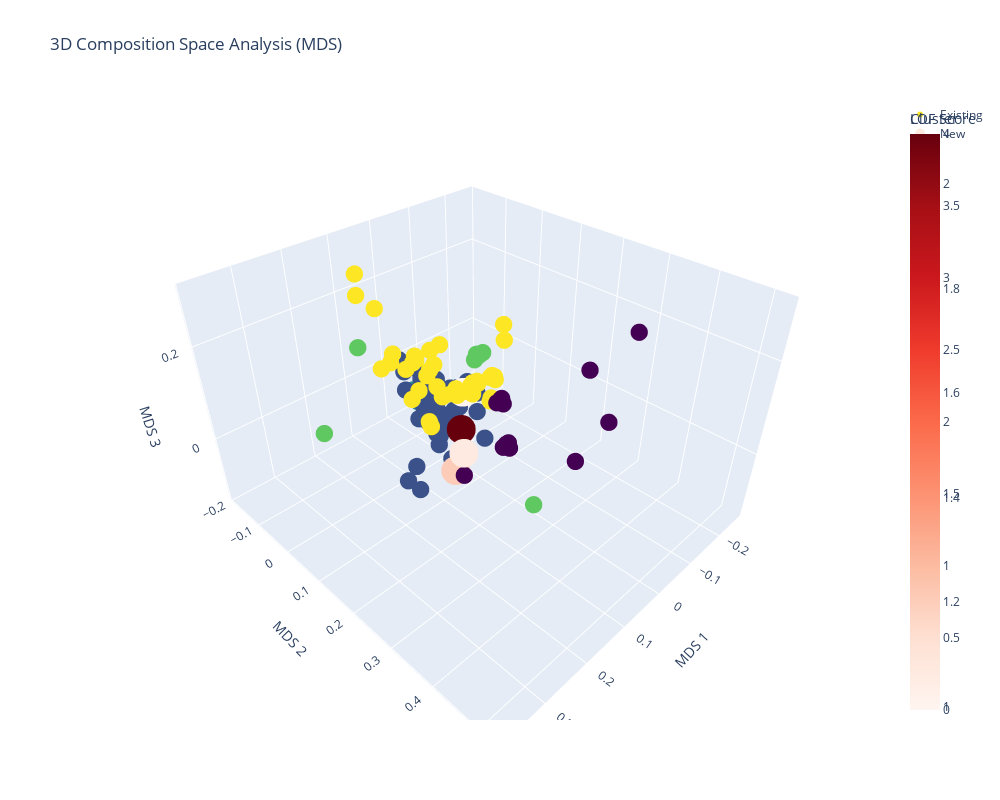

Write notebook code for a chart like this one.
### Code cell
def analyze_composition_distribution(analyzer,
                                  existing_compositions,
                                  new_compositions,
                                  n_clusters=5,
                                  n_neighbors=5,
                                  plot_type='both'):
    """
    Comprehensive analysis of new compositions' distribution in composition space.
    
    Args:
        analyzer: Initialized CompositionAnalyzer
        existing_compositions: List of existing composition dictionaries
        new_compositions: List of new composition dictionaries
        n_clusters: Number of clusters for visualization
        n_neighbors: Number of neighbors for density estimation
        plot_type: One of 'both', '2d', or '3d'
    """
    from sklearn.neighbors import LocalOutlierFactor
    import plotly.graph_objects as go
    from plotly.subplots import make_subplots
    import plotly.express as px
    from scipy import stats
    import matplotlib.pyplot as plt
    import seaborn as sns

    string_new_compositions = []
    for comp in new_compositions:
        string_comp = "V-{:.1f}%Cr-{:.1f}%Ti-{:.1f}%W-{:.1f}%Zr".format(
            comp.get('Cr', 0) * 100, comp.get('Ti', 0) * 100, comp.get('W', 0) * 100, 
            comp.get('Zr', 0) * 100
        )
        string_new_compositions.append(string_comp)
        
    
    # Get embeddings
    embeddings, clusters = analyzer.analyze_compositions(
        existing_compositions, 
        n_clusters=n_clusters
    )
    
    # Get embeddings for new compositions
    all_compositions = existing_compositions + new_compositions
    all_embeddings, _ = analyzer.analyze_compositions(all_compositions)
    new_embeddings = all_embeddings[len(existing_compositions):]
    
    # Calculate centroid and distances
    centroid = np.mean(embeddings, axis=0)
    existing_distances = np.linalg.norm(embeddings - centroid, axis=1)
    new_distances = np.linalg.norm(new_embeddings - centroid, axis=1)
    
    # Calculate LOF scores
    lof = LocalOutlierFactor(n_neighbors=n_neighbors, novelty=True)
    lof.fit(embeddings)
    new_lof_scores = -lof.score_samples(new_embeddings)
    existing_lof_scores = -lof.score_samples(embeddings)
    
    # Create plots based on plot_type
    figs = {}
    
    if plot_type in ['both', '3d']:
        # 3D Interactive Plot
        fig3d = go.Figure()
        
        # Existing points
        fig3d.add_trace(
            go.Scatter3d(
                x=embeddings[:, 0], y=embeddings[:, 1], z=embeddings[:, 2],
                mode='markers',
                marker=dict(
                    size=6,
                    color=clusters,
                    colorscale='Viridis',
                    showscale=True,
                    colorbar=dict(title='Cluster')
                ),
                name='Existing',
            )
        )
        
        # New points
        fig3d.add_trace(
            go.Scatter3d(
                x=new_embeddings[:, 0], y=new_embeddings[:, 1], z=new_embeddings[:, 2],
                mode='markers',
                marker=dict(
                    size=10,
                    color=new_lof_scores,
                    colorscale='Reds',
                    showscale=True,
                    colorbar=dict(title='LOF Score')
                ),
                name='New',
                text=[f"Composition {i}<br>Distance: {dist:.2f}<br>LOF Score: {lof:.2f}<br>" + 
                      "<br>".join([f"{k}: {v:.3f}" for k, v in comp.items()])
                      for i, (comp, dist, lof) in enumerate(zip(new_compositions, new_distances, new_lof_scores))],
                hoverinfo='text'
            )
        )
        
        fig3d.update_layout(
            height=800, width=1000,
            title_text=f"3D Composition Space Analysis ({analyzer.dim_method})",
            scene=dict(
                xaxis_title=f'{analyzer.dim_method} 1',
                yaxis_title=f'{analyzer.dim_method} 2',
                zaxis_title=f'{analyzer.dim_method} 3'
            )
        )
        
        figs['3d'] = fig3d
    
    if plot_type in ['both', '2d']:
        from matplotlib.colors import BoundaryNorm
        from matplotlib.cm import Set2 

        # 2D Static Plot
        fig2d = plt.figure(figsize=(12, 8))

        # Create discrete colormap for clusters 
        n_clusters = len(np.unique(clusters))
        bounds = np.arange(n_clusters)
        norm = BoundaryNorm(bounds, Set2.N)
        
        # Plot existing points
        scatter = plt.scatter(embeddings[:, 0], embeddings[:, 1], 
                            c=clusters, cmap='Set2', norm=norm, 
                            s=50, alpha=0.6, label='Existing')
        
        # Plot new points
        new_scatter = plt.scatter(new_embeddings[:, 0], new_embeddings[:, 1],
                                c=new_lof_scores, cmap='viridis',
                                s=100, marker='D', label='New')
        
        plt.colorbar(scatter, label='Cluster')
        plt.colorbar(new_scatter, label='LOF Score')
        
        # Plot centroid
        plt.scatter([centroid[0]], [centroid[1]], 
                   c='black', marker='*', s=200, label='Centroid')
        
        # Get current axis limits 
        xmin, xmax = plt.xlim()
        ymin, ymax = plt.ylim()

        #Calculate text positions (on the right side of the plot) 
        text_x = xmax + (xmax - xmin) * 0.1 - 0.25 # adjust the multiplier to move the text to the right 

        # Calculate the vertical spacing for annotations
        n_compositions = len(new_compositions)
        spacing = (ymax - ymin) * 0.7 / n_compositions # using 70% of the plot height 
        start_y = ymax - (ymax - ymin) * 0.15 # start at 85% of the plot height 

        # Add annotations for each new composition: 
        for i, (comp, embed) in enumerate(zip(string_new_compositions, new_embeddings)):
            y_pos = start_y - (i * spacing)

            # Draw arrow from text to point 
            plt.annotate(
                comp,
                xy=(embed[0], embed[1]), # point coordinates
                xytext=(text_x, y_pos), # Text position 
                ha='left', 
                va='center', 
                bbox=dict(facecolor='white', edgecolor='none', alpha=0.7),
                arrowprops=dict(
                    arrowstyle='->',
                    connectionstyle='bar,fraction=0',  # Use bar style for horizontal lines
                    color='black',
                    alpha=0.5
                )
            )

        plt.xlim(xmin, text_x + (xmax-xmin)*0.5) # adjust the multiplier to move the text to the right 
        
        plt.xlabel(f'{analyzer.dim_method} 1')
        plt.ylabel(f'{analyzer.dim_method} 2')
        plt.title(f'2D Composition Space Analysis ({analyzer.dim_method})')
        plt.legend()
        
        figs['2d'] = fig2d
    
    # Create distribution plot for distances
    fig_dist = plt.figure(figsize=(12, 5))
    
    # Box plot
    plt.subplot(121)
    plt.boxplot([existing_distances, new_distances], 
                labels=['Existing', 'New'])
    plt.title('Distance Distribution')
    plt.ylabel('Distance from Centroid')
    
    # KDE plot
    plt.subplot(122)
    sns.kdeplot(data=existing_distances, label='Existing')

    # Get the current axis limits
    ymin, ymax = plt.ylim()

    # Sort distances and compositions for ordered annotation (closest to centroid first)
    sorted_indices = np.argsort(new_distances)[::-1]  # Reverse to put closest on top
    sorted_distances = new_distances[sorted_indices]
    sorted_compositions = [string_new_compositions[i] for i in sorted_indices]

    # Calculate vertical spacing
    n_compositions = len(new_compositions)
    spacing = ymax * 0.7 / n_compositions  # Using 70% of plot height
    start_y = ymax * 0.85  # Start at 85% of plot height

    # Plot vertical lines and annotations
    for j, (dist, comp) in enumerate(zip(sorted_distances, sorted_compositions)):
        # Plot vertical line
        plt.axvline(x=dist, color='red', linestyle='--', alpha=0.5)
        
        # Calculate y position
        y_pos = start_y - (j * spacing)
        
        # Draw arrow from text to line
        plt.annotate(
            comp,
            xy=(dist, y_pos),  # Arrow tip at the vertical line
            xytext=(max(new_distances) * 1.6, y_pos),  # Text position on the right
            ha='left',
            va='center',
            bbox=dict(facecolor='white', edgecolor='none', alpha=0.7),
            arrowprops=dict(
                arrowstyle='->',
                connectionstyle='bar,fraction=0',  # Use bar style for horizontal lines
                color='black',
                alpha=0.5
            )
        )

    plt.title('Distance Density')
    plt.xlabel('Distance from Centroid')
    plt.legend()

    # Adjust plot limits to make room for annotations
    #plt.xlim(0, max(new_distances) * 4)  # Adjust the multiplier as needed
    
    figs['dist'] = fig_dist
    
    # Print statistics
    print("\nDistance Statistics:")
    print(f"Existing Compositions:")
    print(f"  Mean distance: {np.mean(existing_distances):.3f}")
    print(f"  Median distance: {np.median(existing_distances):.3f}")
    print(f"  Std distance: {np.std(existing_distances):.3f}")
    
    print("\nNew Compositions:")
    for i, (dist, lof) in enumerate(zip(new_distances, new_lof_scores)):
        percentile = stats.percentileofscore(existing_distances, dist)
        print(f"\nComposition {i}: {new_compositions[i]}")
        print(f"  Distance: {dist:.3f} (percentile: {percentile:.1f}%)")
        print(f"  LOF Score: {lof:.3f}")
    
    return {
        'embeddings': embeddings,
        'new_embeddings': new_embeddings,
        'distances': {
            'existing': existing_distances,
            'new': new_distances
        },
        'lof_scores': {
            'existing': existing_lof_scores,
            'new': new_lof_scores
        },
        'figures': figs
    }

# Usage
results = analyze_composition_distribution(
    analyzer=analyzer,
    existing_compositions=compositions,
    new_compositions=actually_run_compositions,
    plot_type='both'  # or '2d' or '3d'
)

# Show plots
if '3d' in results['figures']:
    results['figures']['3d'].show()
    
if '2d' in results['figures']:
    plt.figure(results['figures']['2d'].number)
    plt.show()
    
plt.figure(results['figures']['dist'].number)
plt.show()

### Figure 1 — Plotly figure (JSON) as saved in the notebook; plotly's stock layout.template omitted (floating-point values rounded to 4 significant figures; data arrays with more than 128 entries replaced by an {"elided": "..."} marker saying what was removed)
{"data": [{"marker": {"color": {"elided": "160 int values"}, "colorbar": {"title": {"text": "Cluster"}}, "colorscale": [[0, "#440154"], [0.1111, "#482878"], [0.2222, "#3e4989"], [0.3333, "#31688e"], [0.4444, "#26828e"], [0.5556, "#1f9e89"], [0.6667, "#35b779"], [0.7778, "#6ece58"], [0.8889, "#b5de2b"], [1, "#fde725"]], "showscale": true, "size": 6}, "mode": "markers", "name": "Existing", "type": "scatter3d", "x": {"elided": "160 float values"}, "y": {"elided": "160 float values"}, "z": {"elided": "160 float values"}}, {"hoverinfo": "text", "marker": {"color": [1.069, 1.206, 2.095, 0.9938], "colorbar": {"title": {"text": "LOF Score"}}, "colorscale": [[0, "rgb(255,245,240)"], [0.125, "rgb(254,224,210)"], [0.25, "rgb(252,187,161)"], [0.375, "rgb(252,146,114)"], [0.5, "rgb(251,106,74)"], [0.625, "rgb(239,59,44)"], [0.75, "rgb(203,24,29)"], [0.875, "rgb(165,15,21)"], [1, "rgb(103,0,13)"]], "showscale": true, "size": 10}, "mode": "markers", "name": "New", "text": ["Composition 0<br>Distance: 0.16<br>LOF Score: 1.07<br>Cr: 0.040<br>Ti: 0.040<br>V: 0.920<br>W: 0.000<br>Zr: 0.000", "Composition 1<br>Distance: 0.17<br>LOF Score: 1.21<br>Cr: 0.016<br>Ti: 0.016<br>V: 0.938<br>W: 0.016<br>Zr: 0.016", "Composition 2<br>Distance: 0.10<br>LOF Score: 2.10<br>Cr: 0.031<br>Ti: 0.055<br>V: 0.867<br>W: 0.031<br>Zr: 0.016", "Composition 3<br>Distance: 0.05<br>LOF Score: 0.99<br>Cr: 0.047<br>Ti: 0.086<br>V: 0.797<br>W: 0.047<br>Zr: 0.023"], "type": "scatter3d", "x": [0.07609, 0.09266, 0.03857, -0.01169], "y": [0.1328, 0.1268, 0.08656, 0.03909], "z": [-0.02678, -0.06325, -0.01456, 0.02622]}], "layout": {"height": 800, "scene": {"xaxis": {"title": {"text": "MDS 1"}}, "yaxis": {"title": {"text": "MDS 2"}}, "zaxis": {"title": {"text": "MDS 3"}}}, "title": {"text": "3D Composition Space Analysis (MDS)"}, "width": 1000}}
